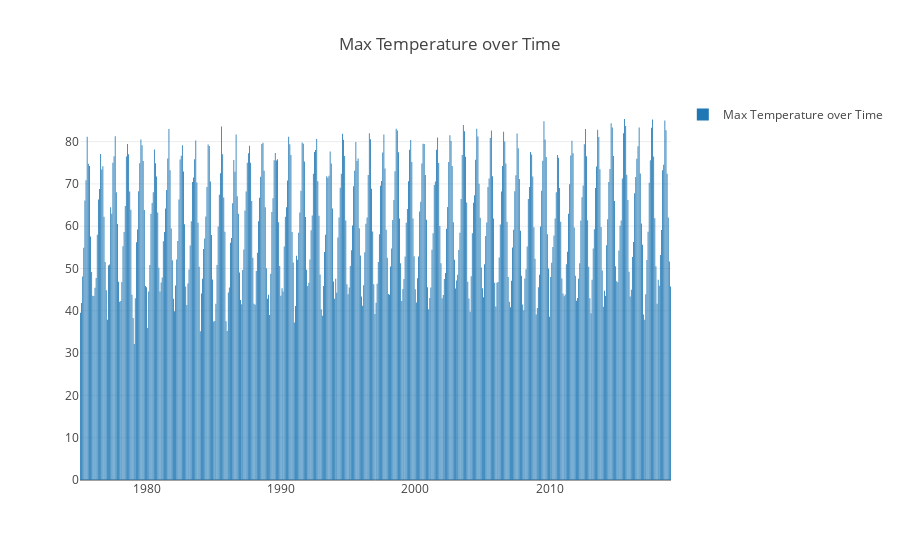

Here is the notebook cell this chart was saved with:
### Code cell
traceTempMaxDate = go.Bar(x=Climate_Data_State.index, y=Climate_Data_State['TempMAX'],name='Max Temperature over Time')
layoutTempMaxDate = go.Layout(title='Max Temperature over Time',showlegend=True)
figTempMaxDate = go.Figure(data=[traceTempMaxDate],layout=layoutTempMaxDate)
iplot(figTempMaxDate)

### Figure 1 — Plotly figure (JSON) as saved in the notebook; plotly's stock layout.template omitted (floating-point values rounded to 4 significant figures; data arrays with more than 128 entries replaced by an {"elided": "..."} marker saying what was removed)
{"data": [{"name": "Max Temperature over Time", "type": "bar", "uid": "7047e90d-173e-4d0b-92d2-c4d998dd6a62", "x": {"elided": "528 str values"}, "y": {"elided": "528 float values"}}], "layout": {"showlegend": true, "title": "Max Temperature over Time"}}
